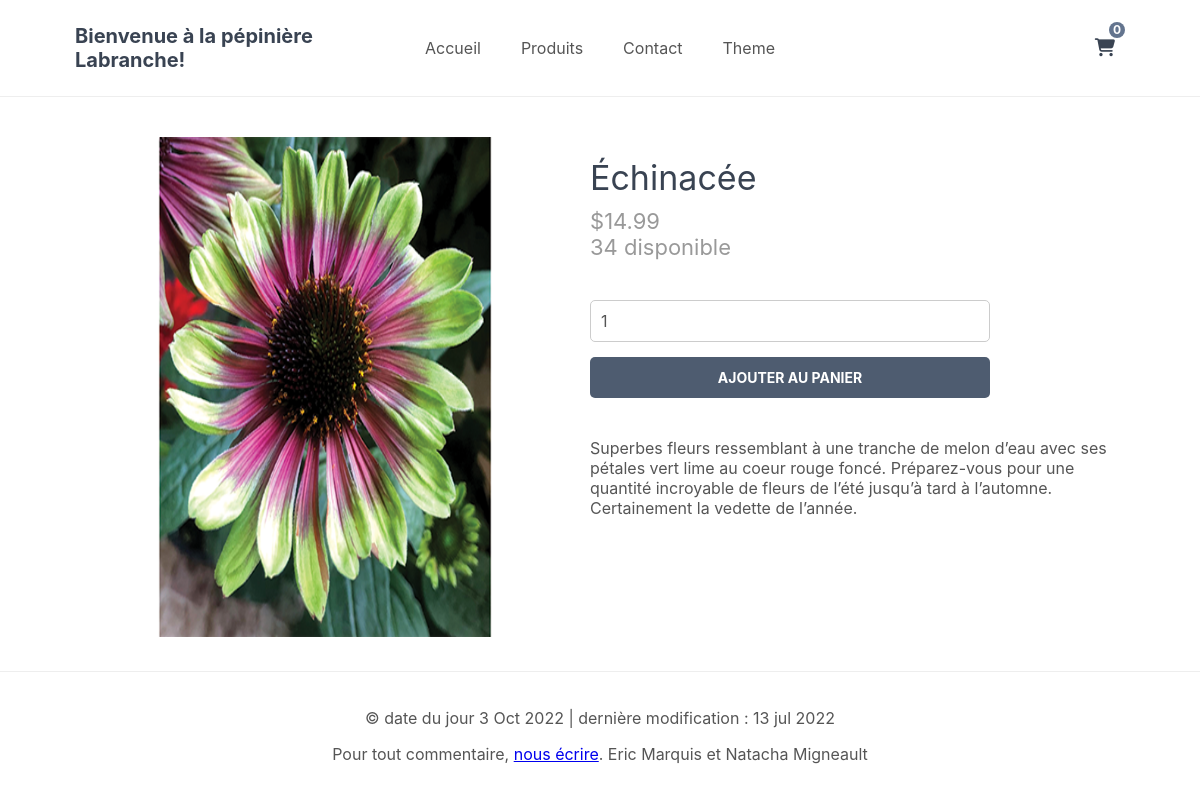
/index.php?page=vues/produit&id=2, run on the app's committed database.
### tables this page shows
CREATE TABLE IF NOT EXISTS `products` (
  `id` int NOT NULL AUTO_INCREMENT,
  `name` varchar(200) NOT NULL,
  `desc` text NOT NULL,
  `price` decimal(7,2) NOT NULL,
  `quantity` int NOT NULL,
  `img` text NOT NULL,
  `date_added` datetime NOT NULL DEFAULT CURRENT_TIMESTAMP,
  PRIMARY KEY (`id`)
);

### controleur/controleur.php (called while the page is built, shortened)
<?php
require('modeles/produitManager.php');
function afficherUnProduit($idProduit)
{
    $produitManager = new produitManager();
    $produit = $produitManager->getUnProduit($idProduit);
    require('vues/produit.php');
}
function afficherFooter()
{
    require('vues/footer.php');
}
function afficherHeader($title)
{
    require('vues/header.php');
}

### modeles/produitManager.php (called while the page is built, shortened)
<?php
class produitManager extends Manager
{
	function getUnProduit($idProduit)
	{
		$pdo = $this->connexionBD();
		$req = $pdo->prepare('SELECT * FROM products WHERE id = :product');
		$req->execute(array(
			"product" => $idProduit
		));
		return $req->fetch(PDO::FETCH_ASSOC);
	}
}

### vues/produit.php (the view, shortened to what this page needs)
<div class="product content-wrapper">
    <a id="linkImageDetailProduit" href="public/imgs/largImgs/<?=$produit['img']?>" title="<?=$produit['name']?>">
    <img src="public/imgs/<?=$produit['img']?>" width="500" height="500" alt="<?=$produit['name']?>" onclick="afficheLargeImage()" /></a>
    <div>
        <h1 class="name"><?=$produit['name']?></h1>
        <?php
            if($produit['quantity'] > 0)
            {
        ?>
            <span class="price">
                &dollar;<?=$produit['price']?><br />
                <?=$produit['quantity']?> disponible</span>
            <form action="index.php?page=vues/panier" method="post">
                    <input type="number" name="quantity" value="1" min="1" max="<?=$produit['quantity']?>" placeholder="Quantity" required>
                    <input type="submit" value="Ajouter au panier">
            </form>
            <div class="description">
                <?=$produit['desc']?>
            </div>
        <?php
            }
            else
            {
        ?>
            <div class="description">
            Ce produit n'est plus en inventaire
        </div>
        <?php }?>
    </div>
</div>

### public/css/style.css (style rules this page uses)
* { box-sizing: border-box; --font: -apple-system, BlinkMacSystemFont, "segoe ui", roboto, oxygen, ubuntu, cantarell, "fira sans", "droid sans", "helvetica neue", Arial, sans-serif; --font2:Rockwell, Courier Bold, Courier, Georgia, Times, Times New Roman, serif; font-size: 16px; font-family: var(--font); }
html { height: 100%; }
body { --grey: #555555; --white: #ffffff; --blue: #434f61; --border: #eeeeee; position: relative; min-height: 100%; color: var(--grey); background-color: var(--white); margin: 0; padding-bottom: 100px; }
h1, h2, h3, h4, h5 { color: #394352; }
.content-wrapper { width: 1050px; margin: 0 auto; }
main > .product { display: flex; padding: 40px 0; }
main > .product > div { padding-left: 15px; }
main > .product h1 { font-size: 34px; font-weight: normal; margin: 0; padding: 20px 0 10px 0; }
main > .product .price { display: block; font-size: 22px; color: #999999; }
main > .product form { display: flex; flex-flow: column; margin: 40px 0; }
main > .product form input[type="number"] { width: 400px; padding: 10px; margin-bottom: 15px; border: 1px solid #ccc; color: var(--grey); border-radius: 5px; }
main > .product form input[type="submit"] { background: #4e5c70; border: 0; color: var(--white); width: 400px; padding: 12px 0; text-transform: uppercase; font-size: 14px; font-weight: bold; border-radius: 5px; cursor: pointer; }

### data on the page
products: img (picture), name "Échinacée", price "14.99", quantity "34", desc "Superbes fleurs ressemblant à une tranche de melon d’eau avec ses pétales vert lime au coeur rouge foncé. Préparez-vous pour une quantité incroyable de fleurs de l’été jusqu’à tard à l’automne. Certainement la vedette de l’année."

### other printed values
$num_items "0"
